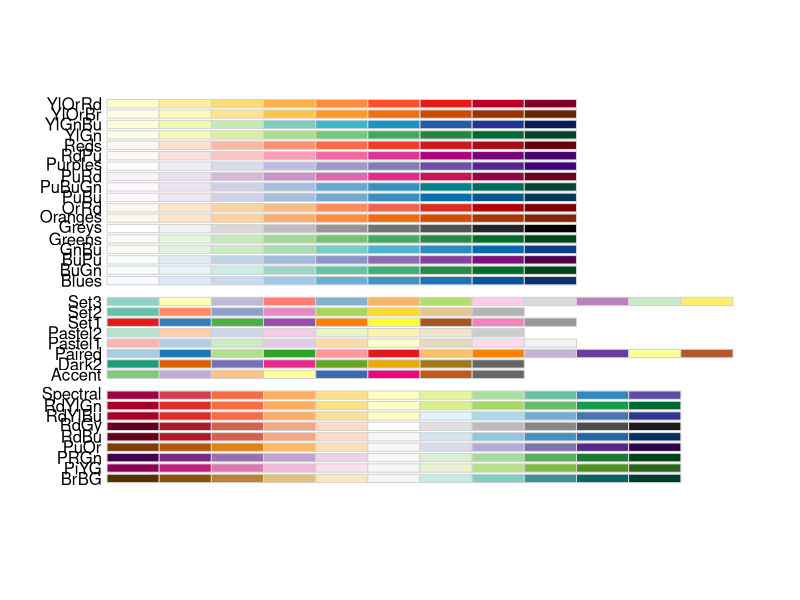
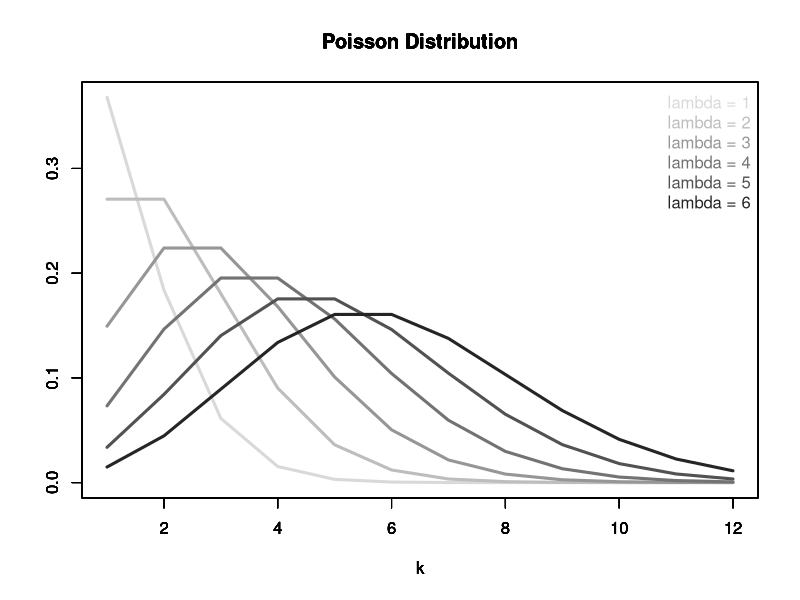

Generate these figures, in order, with R:
#################################
## NEIU ECON 346
## Poisson distribution example
#################################

# Recall that the distribution p(x = k) = (lambda^k)*exp(-lambda)/k!
# try some numbers and compare "medium" and "easy" way

lambda<-2 #  = expected value
k<-3 # number of occurrences, also sd

(lambda^k)*exp(-lambda)/factorial(k)
dpois(k,lambda)  # density
qpois(.95,lambda) # quantile
ppois(k,lambda) # probability

# Try with 6
lambda<-2 #  = expected value, also variance
k<-6 # number of occurences, 

# Equation first
(lambda^k)*exp(-lambda)/factorial(k)
dpois(k,lambda)  # density
qpois(.95,lambda) # quantile
ppois(k,lambda) # probability

# Now try lambda = [1,6] and k = [1,12]
# Do a double loop
table<-NULL
for(lambda in(1:6)){
  for(k in(1:12) ){
    tab1<-cbind(lambda,k,dpois(k,lambda))
    table<-rbind(table,tab1)
  }
 }
table  # all results together

#Choose colors to plot
#install.packages("RColorBrewer")
library(RColorBrewer)
display.brewer.all() # just an example; we want six greys

colors<-brewer.pal(7,"Greys")[-1] # the lightest is too light

# now plot
for(i in unique(table[,1])){
p1<-table[table[,1]==i,]
plot(p1[,2:3],type = "l",lwd=3,ylim=c(min(table[,3]),max(table[,3])),col=colors[i],main = "Poisson Distribution")
par(new=TRUE)
}
legend("topright",legend=paste0("lambda = ",unique(table[,1])),text.col = colors,bty="n")


